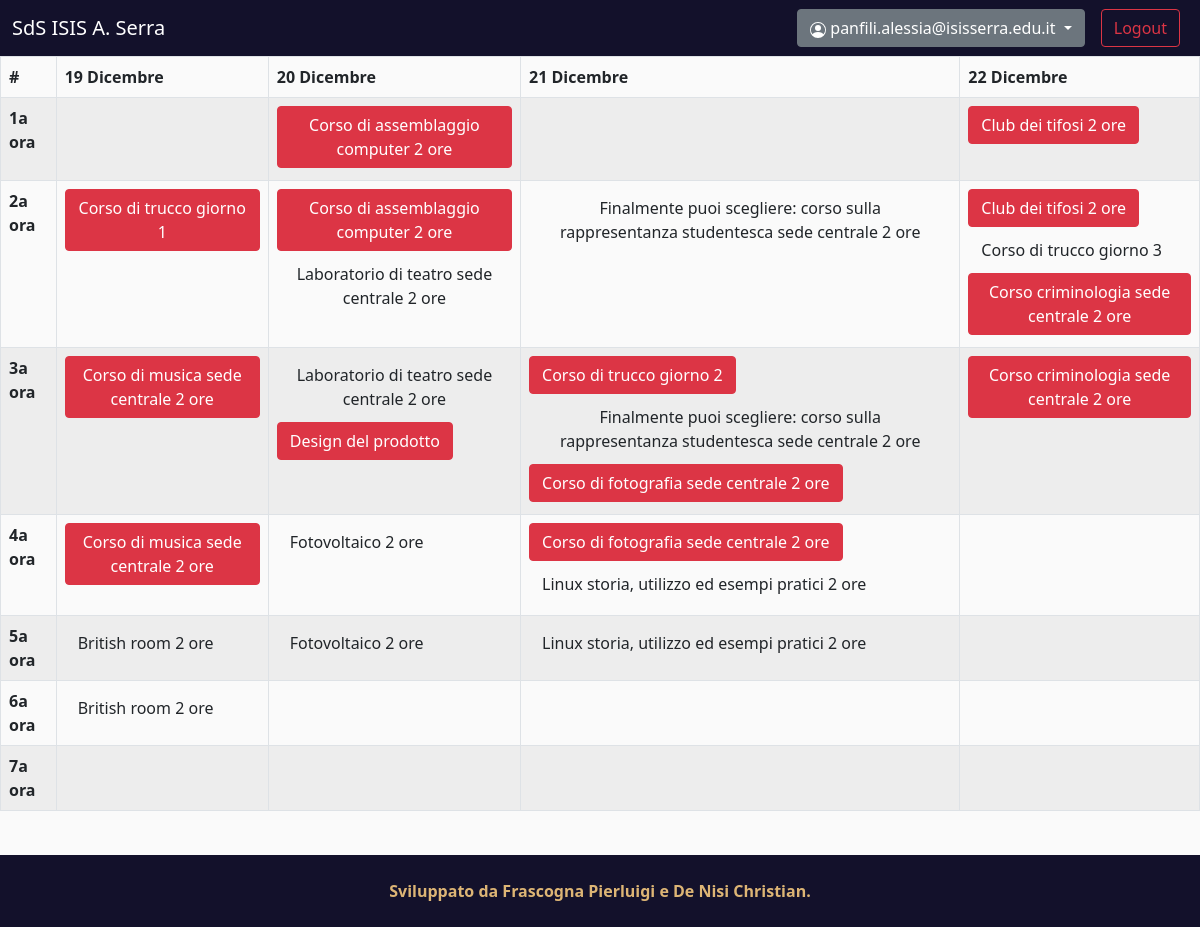
The page /attivita (signed in) on the database its author committed.
### models.py (models this page shows, shortened)
class User(UserMixin, db.Model, Base):
    __tablename__ = "utenti"
    id = db.Column(db.Integer, primary_key=True)
    email = db.Column(db.String(80), nullable=False, unique=True)
    password = db.Column(db.String(80), nullable=False) # Password sha256(64)
    id_classe = db.Column(db.Integer, db.ForeignKey('classi.id'), nullable=False)
    classe = relationship("Classe", back_populates="utenti")
    utenti_attivita = relationship("ConjUA", back_populates="utente")

class ConjAO(db.Model, Base):
    __tablename__ = "attivita_orari"
    id = db.Column(db.Integer, primary_key=True)
    id_attivita = db.Column(db.Integer, db.ForeignKey('attivita.id'), nullable=False)
    id_orario = db.Column(db.Integer, db.ForeignKey('orari.id'), nullable=False)
    attivita = relationship("Attivita", back_populates="attivita_orari")
    orario = relationship("Orario", back_populates="attivita_orari")
    utenti_attivita = relationship("ConjUA", back_populates="attivita_orario")

class Attivita(db.Model, Base):
    __tablename__ = "attivita"
    id = db.Column(db.Integer, primary_key=True)
    id_aula = db.Column(db.Integer, db.ForeignKey('aule.id'), nullable=False)
    nome = db.Column(db.String(80), nullable=False, unique=True)
    descrizione = db.Column(db.String(100), nullable=False)
    responsabile = db.Column(db.String(50), nullable=False)
    num_iscritti = db.Column(db.Integer, nullable=False, default=0)
    aula = relationship("Aula", back_populates="attivita")
    attivita_orari = relationship("ConjAO", back_populates="attivita")

### views/dashboard.py (the view)
@dashboard.route("/attivita", methods=('GET', 'POST'))
@login_required
def activities():
    orario=[[[], [], [], [], [], [], []],
            [[], [], [], [], [], [], []],
            [[], [], [], [], [], [], []],
            [[], [], [], [], [], [], []]] # Chri mi spiace per l'ineleganza ma purtroppo dovevo necessariamente fare questa matrice perché sennò jinja impazziva
    giorni = {19:0, 20:1, 21:2, 22:3} # Dizionario che restituisce l'indice dei giorni della matrice in base al giorno del mese
    attivita_query = """SELECT orari.giorno, orari.ora, attivita_orari.id AS id_attivita, attivita.nome, attivita.descrizione, attivita.responsabile, attivita.num_iscritti, aule.denominazione AS nome_lab, aule.num_posti AS num_posti_aula
        FROM orari, attivita_orari, attivita, aule, classi, utenti
        WHERE orari.id=attivita_orari.id_orario
            AND attivita_orari.id_attivita=attivita.id
            AND attivita.id_aula=aule.id
            AND aule.centrale_succursale=classi.centrale_succursale
            AND classi.id=utenti.id_classe
            AND utenti.id=""" + "'" + str(current_user.id) + "'"
    attivita_result = execute_query(attivita_query).all() # Restituisce una tupla ([0]giornoDelMese,
    attivitaXutenti_query = """SELECT orari.giorno, orari.ora, attivita_orari.id AS id_attivita, attivita.nome, attivita.descrizione, attivita.responsabile, attivita.num_iscritti, aule.denominazione AS nome_lab, aule.num_posti AS num_posti_aula
        FROM orari, attivita, attivita_orari, utenti_attivita, utenti, aule
        WHERE orari.id=attivita_orari.id_orario
            AND aule.id=attivita.id_aula
            AND attivita.id=attivita_orari.id_attivita
            AND attivita_orari.id=utenti_attivita.id_attivita_orario
            AND utenti_attivita.id_utente=utenti.id
            AND utenti.id=""" + "'" + str(current_user.id) + "'"
    attivitaXutenti_result = execute_query(attivitaXutenti_query).all() # Restituisce una tupla ([0]giornoDelMese,
    for attivita in attivita_result:
        giorno = giorni[attivita[0]]
        ora = (attivita[1])-1
        subscribed = 0
        for utenti_attivita in attivitaXutenti_result:
            attId_attivita = (utenti_attivita[2])
            if attId_attivita == attivita[2]:
                subscribed = 1
        orario[giorno][ora].append({
            "id_attivita" : attivita[2],
            "nome_attivita" : attivita[3],
            "descrizione" : attivita[4],
            "responsabile" : attivita[5],
            "num_iscritti" : attivita[6],
            "nome_lab" : attivita[7],
            "num_posti" : attivita[8],
            "iscritto" : subscribed
        }) # Aggiunge l'attività al vettore
    return render_template("attivita.html", user=current_user.email, orario=orario)

### __init__.py (called while the page is built)
def create_app():
    app = Flask(__name__)
    login_manager = LoginManager()
    login_manager.login_view = 'auth.login'
    login_manager.init_app(app)
    app.config.from_object(Production)
    db.init_app(app)
    app.register_blueprint(main)
    app.register_blueprint(auth)
    app.register_blueprint(dashboard)
    @login_manager.user_loader
    def load_user(user_id):
        return User.query.get(int(user_id))
    return app

### models.py (called while the page is built)
def execute_query(sqlraw):
    db_conn = engine.create_engine("sqlite:////home/SettimanadelloStudenteSerra/settimana_dello_studente_serra/db.sqlite3")
    db_conn.connect()
    query_result = db_conn.execute(sqlraw)
    db_conn.connect().close
    return query_result

### templates/attivita.html (shortened to what this page needs)
{% extends 'default.html' %}
{% block content %}
    <link rel="stylesheet" href="/static/CSS/attivita.css">
    <div class="table-responsive">
        <table class="table table-bordered table-striped">
            <thead>
                <tr>
                    <th scope="col">#</th>
                    <th scope="col">19 Dicembre</th>
                    <th scope="col">20 Dicembre</th>
                    <th scope="col">21 Dicembre</th>
                    <th scope="col">22 Dicembre</th>
                </tr>
            </thead>
            <tbody>
                {% for row in range(7) %}
                    <tr>
                        <th scope="row">{{row+1}}a ora</th>
                        {% for col in range(4) %}
                            {% if orario[col][row] != 0 %}
                                <td scope="col">
                                    {% for attivita in orario[col][row] %}
                                        <button type="button" class="btn btn-outline mb-1 {{ 'btn-success' if attivita['iscritto'] else '' }} {{ 'btn-danger' if not attivita['iscritto'] and attivita['num_iscritti']>=attivita['num_posti'] else '' }}" data-bs-toggle="modal" data-bs-target="#activityModal"
                                            data-bs-id="{{ attivita['id_attivita'] }}"
                                            data-bs-nome="{{ attivita['nome_attivita'] }}"
                                            data-bs-descr="{{ attivita['descrizione'] }}"
                                            data-bs-resp="{{ attivita['responsabile'] }}"
                                            data-bs-aula="{{ attivita['nome_lab'] }}"
                                            data-bs-num_posti="{{ attivita['num_posti'] }}"
                                            data-bs-num_iscritti="{{ attivita['num_iscritti'] }}"
                                            data-bs-iscritto="{{ attivita['iscritto'] }}">
                                            {{ attivita["nome_attivita"] }}
                                        </button> <br>
                                    {% endfor %}
                                </td>
                            {% else %}
                                <td scope="col"></td>
                            {% endif %}
                        {% endfor %}
                    </tr>
                {% endfor %}
            </tbody>
        </table>
    </div>
{% endblock %}

### templates/default.html (shortened to what this page needs)
<!DOCTYPE html>
<html lang="it">
<head>
    <link rel="stylesheet" href="/static/CSS/bootstrap.min.css">
    <link rel="stylesheet" href="/static/CSS/default.css">
</head>
<body style="padding-bottom: 100px;">
    <nav class="navbar navbar-expand-lg navbar-dark navbar-custom">
        <div class="container-fluid">
            <a class="navbar-brand" href="{{ url_for('main.index') }}">
                SdS ISIS A. Serra
            </a>
            <div class="collapse navbar-collapse justify-content-end" id="navbarSupportedContent">
                <ul class="navbar-nav">
                    {% if user %}
                        <li class="nav-item">
                            <div class="dropdown mx-2">
                                <a class="btn btn-secondary dropdown-toggle" href="#" role="button" id="dropdownMenuLink" data-bs-toggle="dropdown" aria-expanded="false">
                                    {{ user }}
                                </a>
                            </div>
                        </li>
                        <li class="nav-item mbtn">
                            <div class="mbtn mx-2">
                                <a class="btn btn-outline-danger" href="{{ url_for('auth.logout') }}" role="button">Logout</a>
                            </div>
                        </li>
                    {% endif %}
                </ul>
            </div>
        </div>
    </nav>
    {% block content %}{% endblock %}
    <footer>
        <div class="footer-bottom">
            <p class="footer-bottom-text">
                <strong>Sviluppato da
                <a class="footer-bottom-text text-decoration-none" href="https://www.instagram.com/pierluigifrascogna/">
                    Frascogna Pierluigi
                </a>
                e
                <a class="footer-bottom-text text-decoration-none" href="https://www.instagram.com/_christiandenisi_/">
                    De Nisi Christian.
                </a></strong>
            </p>
        </div>
    </footer>
</body>
</html>

### static/CSS/default.css (style rules this page uses)
body { margin: 0; background-color: rgb(250, 250, 250); }
.navbar-custom { background-color: #13112b; }
footer { position: fixed; bottom: 0; left: 0; width: 100vw; height: 9vh; display: flex; justify-content: center; align-items: center; }
.footer-bottom { height: 100%; width: 100%; background-color: #13112b; display: flex; align-items: center; justify-content: center; padding-left: 10px; padding-right: 10px; }
.footer-bottom-text { padding: 0; margin: 0; color: #ddb575; }

### rows shown on the page
User: email "panfili.alessia@isisserra.edu.it"
ConjAO: nome_attivita "Corso di assemblaggio computer 2 ore"
ConjAO: nome_attivita "Club dei tifosi 2 ore"
ConjAO: nome_attivita "Corso di trucco giorno 1"
ConjAO: nome_attivita "Corso di assemblaggio computer 2 ore"
ConjAO: nome_attivita "Laboratorio di teatro sede centrale 2 ore"
ConjAO: nome_attivita "Finalmente puoi scegliere: corso sulla rappresentanza studentesca sede centrale 2 ore"
ConjAO: nome_attivita "Club dei tifosi 2 ore"
ConjAO: nome_attivita "Corso di trucco giorno 3"
ConjAO: nome_attivita "Corso criminologia sede centrale 2 ore"
ConjAO: nome_attivita "Corso di musica sede centrale 2 ore"
ConjAO: nome_attivita "Laboratorio di teatro sede centrale 2 ore"
ConjAO: nome_attivita "Design del prodotto"
ConjAO: nome_attivita "Corso di trucco giorno 2"
ConjAO: nome_attivita "Finalmente puoi scegliere: corso sulla rappresentanza studentesca sede centrale 2 ore"
ConjAO: nome_attivita "Corso di fotografia sede centrale 2 ore"
ConjAO: nome_attivita "Corso criminologia sede centrale 2 ore"
ConjAO: nome_attivita "Corso di musica sede centrale 2 ore"
ConjAO: nome_attivita "Fotovoltaico 2 ore"
ConjAO: nome_attivita "Corso di fotografia sede centrale 2 ore"
ConjAO: nome_attivita "Linux storia, utilizzo ed esempi pratici 2 ore"
ConjAO: nome_attivita "British room 2 ore"
ConjAO: nome_attivita "Fotovoltaico 2 ore"
ConjAO: nome_attivita "Linux storia, utilizzo ed esempi pratici 2 ore"
ConjAO: nome_attivita "British room 2 ore"

### other values the page prints
{{ row+1 }} "1" "2" "3" "4" "5" "6" "7"
